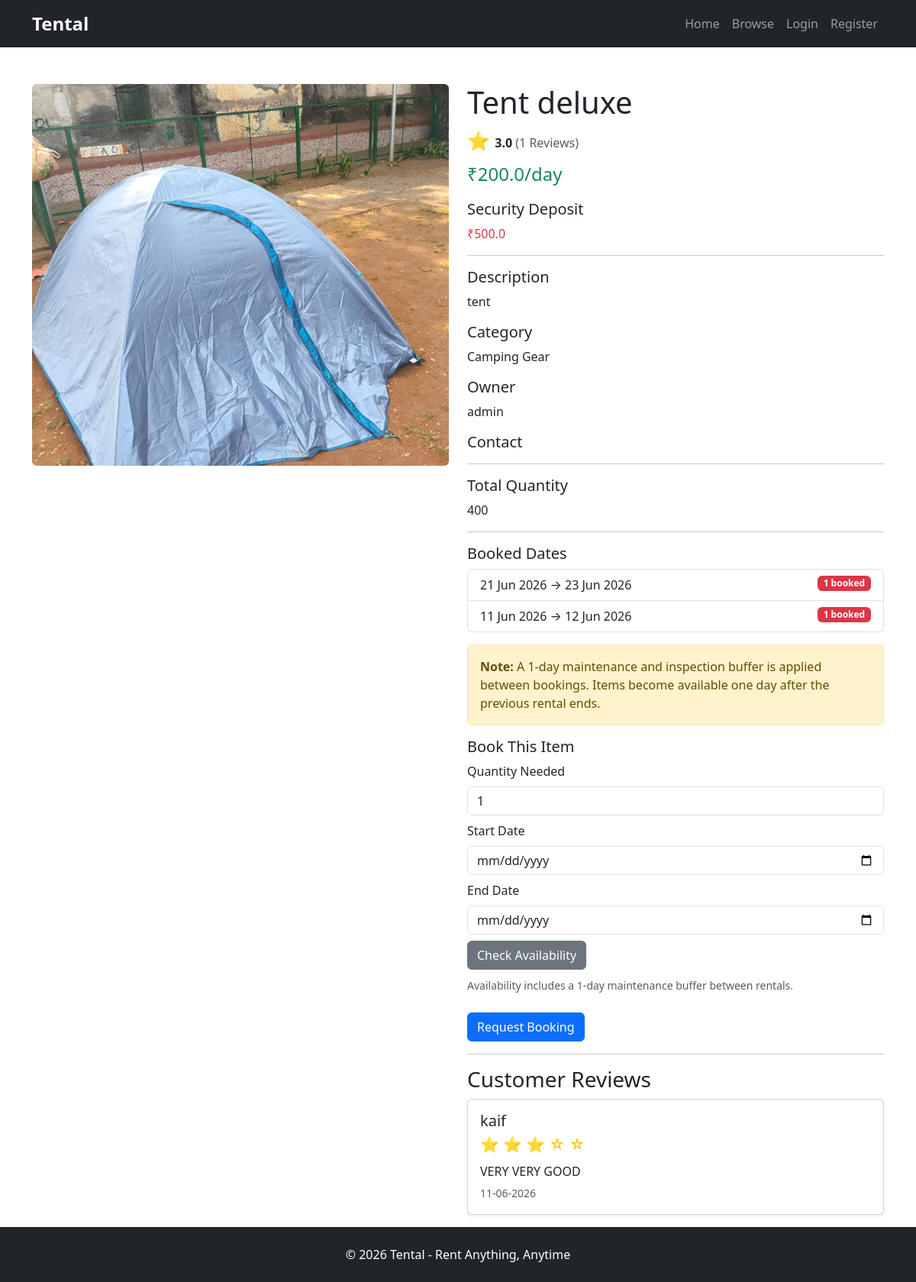
/listing/3, run on the app's committed database.
### models/rental_item.py (models this page shows)
class RentalItem(db.Model):
    id = db.Column(db.Integer, primary_key=True)
    title = db.Column(db.String(100), nullable=False)
    description = db.Column(db.Text, nullable=False)
    price_per_day = db.Column(db.Float, nullable=False)
    category = db.Column(db.String(100), nullable=False)
    user_id = db.Column(
        db.Integer,
        db.ForeignKey("user.id"),
        nullable=False
    )
    status = db.Column(
        db.String(20),
        default="pending"
    )
    image = db.Column(
        db.String(255)
    )
    bookings = db.relationship(
        "Booking",
        backref="rental_item",
        lazy=True
    )
    quantity = db.Column(
        db.Integer,
        nullable=False,
        default=1
    )
    security_deposit = db.Column(
        db.Float,
        nullable=False,
        default=0
    )
    reviews = db.relationship(
        "Review",
        backref="rental_item",
        lazy=True,
        cascade="all, delete-orphan"
    )

### models/user.py (models this page shows)
class User(UserMixin, db.Model):
    id = db.Column(db.Integer, primary_key=True)
    name = db.Column(
        db.String(100),
        nullable=False
    )
    email = db.Column(
        db.String(120),
        unique=True,
        nullable=False
    )
    password = db.Column(
        db.String(255),
        nullable=False
    )
    rentals = db.relationship(
        "RentalItem",
        backref="owner",
        lazy=True
    )
    is_admin = db.Column(
        db.Boolean,
        default=True
    )
    is_active_user = db.Column(
        db.Boolean,
        default=True
    )
    bookings = db.relationship(
        "Booking",
        backref="user",
        lazy=True
    )
    reviews = db.relationship(
        "Review",
        backref="user",
        lazy=True
    )

### models/booking.py (models this page shows)
class Booking(db.Model):
    id = db.Column(
        db.Integer,
        primary_key=True
    )
    user_id = db.Column(
        db.Integer,
        db.ForeignKey("user.id"),
        nullable=False
    )
    rental_item_id = db.Column(
        db.Integer,
        db.ForeignKey("rental_item.id"),
        nullable=False
    )
    status = db.Column(
        db.String(20),
        default="pending"
    )
    start_date = db.Column(
        db.Date,
        nullable=False
    )
    end_date = db.Column(
        db.Date,
        nullable=False
    )
    total_price = db.Column(
        db.Float,
        nullable=False
    )
    created_at = db.Column(
        db.DateTime,
        default=datetime.utcnow
    )
    quantity_booked = db.Column(
        db.Integer,
        nullable=False,
        default=1
    )
    security_deposit = db.Column(
        db.Float,
        nullable=False,
        default=0
    )
    review = db.relationship(
        "Review",
        backref="booking",
        uselist=False
    )

### models/review.py (models this page shows)
class Review(db.Model):
    id = db.Column(
        db.Integer,
        primary_key=True
    )
    rating = db.Column(
        db.Integer,
        nullable=False
    )
    comment = db.Column(
        db.Text,
        nullable=False
    )
    created_at = db.Column(
        db.DateTime,
        default=datetime.utcnow
    )
    booking_id = db.Column(
        db.Integer,
        db.ForeignKey("booking.id"),
        nullable=False,
        unique=True
    )
    user_id = db.Column(
        db.Integer,
        db.ForeignKey("user.id"),
        nullable=False
    )
    rental_item_id = db.Column(
        db.Integer,
        db.ForeignKey("rental_item.id"),
        nullable=False
    )

### routes/main.py (the view)
@main.route("/listing/<int:id>")
def listing_detail(id):
    rental = RentalItem.query.get_or_404(id)
    booked_dates = [
        booking
        for booking in rental.bookings
        if booking.status in [
            "approved",
            "active"
        ]
    ]
    reviews = Review.query.filter_by(
        rental_item_id=rental.id
    ).order_by(
        Review.created_at.desc()
    ).all()
    review_count = len(reviews)
    average_rating = 0
    if review_count > 0:
        average_rating = round(
            sum(
                review.rating
                for review in reviews
            ) / review_count,
            1
        )
    return render_template(
        "listing_detail.html",
        rental=rental,
        booked_dates=booked_dates,
        reviews=reviews,
        average_rating=average_rating,
        review_count=review_count
    )

### templates/listing_detail.html (shortened to what this page needs)
{% extends "base.html" %} {% block content %}
<div class="container mt-5">
  <div class="row">
    <div class="col-md-6">
      {% if rental.image %}
      <img
        src="{{ url_for('static', filename='uploads/' + rental.image) }}"
        class="img-fluid rounded"
        style="height: 500px; width: 100%; object-fit: cover"
      />
      {% endif %}
    </div>
    <div class="col-md-6">
      <h1>{{ rental.title }}</h1>
      {% if review_count > 0 %}
      <div class="mb-2">
        <span class="text-warning fs-4"> ⭐ </span>
        <strong> {{ average_rating }} </strong>
        <span class="text-muted"> ({{ review_count }} Reviews) </span>
      </div>
      {% else %}
      <p class="text-muted">No reviews yet</p>
      {% endif %}
      <p class="fs-4 text-success">₹{{ rental.price_per_day }}/day</p>
      <h5>Security Deposit</h5>
      <p class="text-danger">₹{{ rental.security_deposit }}</p>
      <hr />
      <h5>Description</h5>
      <p>{{ rental.description }}</p>
      <h5>Category</h5>
      <p>{{ rental.category }}</p>
      <h5>Owner</h5>
      <p>{{ rental.owner.name }}</p>
      <h5>Contact</h5>
      <hr />
      <h5>Total Quantity</h5>
      <p>{{ rental.quantity }}</p>
      <hr />
      <h5>Booked Dates</h5>
      {% if booked_dates %}
      <ul class="list-group mb-3">
        {% for booking in booked_dates %}
        <li class="list-group-item">
          {{ booking.start_date.strftime('%d %b %Y') }} → {{
          booking.end_date.strftime('%d %b %Y') }}
          <span class="badge bg-danger float-end">
            {{ booking.quantity_booked }} booked
          </span>
        </li>
        {% endfor %}
      </ul>
      {% else %}
      <p class="text-success">No bookings yet.</p>
      {% endif %}
      <div class="alert alert-warning">
        <strong>Note:</strong>
        A 1-day maintenance and inspection buffer is applied between bookings.
        Items become available one day after the previous rental ends.
      </div>
      <h5>Book This Item</h5>
      <form
        method="POST"
        action="{{ url_for('main.request_booking', id=rental.id) }}"
      >
        <label class="form-label"> Quantity Needed </label>
        <input
          type="number"
          name="quantity_booked"
          class="form-control mb-2"
          min="1"
          max="{{ rental.quantity }}"
          value="1"
          required
        />
        <label class="form-label"> Start Date </label>
        <input
          type="date"
          name="start_date"
          class="form-control mb-2"
          min="{{ today }}"
          required
        />
        <label class="form-label"> End Date </label>
        <input
          type="date"
          name="end_date"
          class="form-control mb-2"
          min="{{ today }}"
          required
        />
        <button
          type="button"
          class="btn btn-secondary mb-2"
          onclick="checkAvailability()"
        >
          Check Availability
        </button>
        <small class="text-muted">
          Availability includes a 1-day maintenance buffer between rentals.
        </small>
        <br /><br />
        <button type="submit" class="btn btn-primary">Request Booking</button>
      </form>
      <hr />
      <h3>Customer Reviews</h3>
      {% if reviews %} {% for review in reviews %}
      <div class="card mb-3 shadow-sm">
        <div class="card-body">
          <h5 class="mb-1">{{ review.user.name }}</h5>
          <div class="text-warning fs-5 mb-2">
            {% for i in range(review.rating) %} ⭐ {% endfor %} {% for i in
            range(5 - review.rating) %} ☆ {% endfor %}
          </div>
          <p class="mt-2 mb-1">{{ review.comment }}</p>
          <small class="text-muted">
            {{ review.created_at.strftime('%d-%m-%Y') }}
          </small>
        </div>
      </div>
      {% endfor %} {% else %}
      <p>No reviews yet.</p>
      {% endif %}
    </div>
  </div>
</div>
{% endblock %}

### static/css/style.css (style rules this page uses)
:root { --primary-color: #2E8B57; --secondary-color: #1E293B; }
html, body { height: 100%; }
body { display: flex; flex-direction: column; }

### data on the page
RentalItem: image (picture), title "Tent deluxe", price_per_day "200.0", security_deposit "500.0", description "tent", category "Camping Gear", quantity "400"
User: owner.name "admin"
Booking: start_date "21 Jun 2026", end_date "23 Jun 2026", quantity_booked "1"
Booking: start_date "11 Jun 2026", end_date "12 Jun 2026", quantity_booked "1"
Review: user.name "kaif", rating 3 (drawn), comment "VERY VERY GOOD", created_at "11-06-2026"

### other printed values
{{ average_rating }} "3.0"
{{ review_count }} "1"
